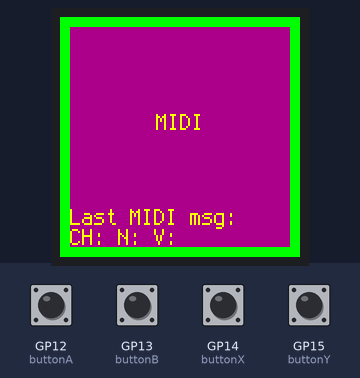
Recording of a program running on a simulated Raspberry Pi Pico running CircuitPython. Parts: 240×240 colour display. The test bench sets the inputs (shaded band); at power-on: GP12 (buttonA), GP13 (buttonB), GP14 (buttonX), GP15 (buttonY) HIGH. MIDI messages are not drawn.

Above: at 1.2 s.
1.3 s: GP12 (buttonA) pulled LOW for 0.15 s
At 1.41 s:
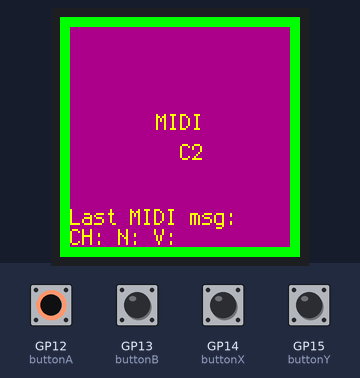
3.0 s: GP13 (buttonB) pulled LOW for 0.15 s
4.7 s: GP14 (buttonX) pulled LOW for 0.15 s
6.4 s: GP15 (buttonY) pulled LOW for 0.15 s
Timing chart, 0 to 9.1 s (numbered marks = the images above; inputs shaded):
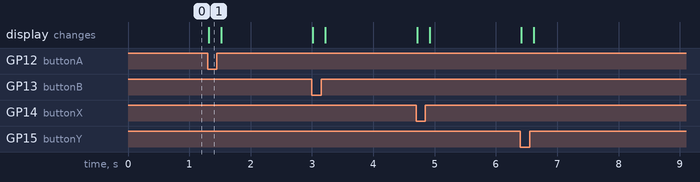

The program:

midiout.py
```python
import board
import busio
import time
import terminalio
import displayio
import digitalio
from adafruit_display_text import label
from adafruit_st7789 import ST7789
import usb_midi
import adafruit_midi
from adafruit_midi.note_on import NoteOn
from adafruit_midi.note_off import NoteOff

i2c = busio.I2C(board.GP21, board.GP20)

# First set some parameters used for shapes and text
BORDER = 10
FONTSCALE = 2
BACKGROUND_COLOR = 0x00FF00  # Bright Green
FOREGROUND_COLOR = 0xAA0088  # Purple
TEXT_COLOR = 0xFFFF00


buttonA = digitalio.DigitalInOut(board.GP12)
buttonA.switch_to_input(pull=digitalio.Pull.UP)
buttonB = digitalio.DigitalInOut(board.GP13)
buttonB.switch_to_input(pull=digitalio.Pull.UP)
buttonX = digitalio.DigitalInOut(board.GP14)
buttonX.switch_to_input(pull=digitalio.Pull.UP)
buttonY = digitalio.DigitalInOut(board.GP15)
buttonY.switch_to_input(pull=digitalio.Pull.UP)

# Release any resources currently in use for the displays
displayio.release_displays()

tft_cs = board.GP17
tft_dc = board.GP16
spi_mosi = board.GP19
spi_clk = board.GP18
spi = busio.SPI(spi_clk, spi_mosi)

display_bus = displayio.FourWire(spi, command=tft_dc, chip_select=tft_cs)
display = ST7789(
    display_bus, rotation=180, width=240, height=240, rowstart=80
)

# Make the display context
splash = displayio.Group()
display.show(splash)

color_bitmap = displayio.Bitmap(display.width, display.height, 1)
color_palette = displayio.Palette(1)
color_palette[0] = BACKGROUND_COLOR

bg_sprite = displayio.TileGrid(color_bitmap, pixel_shader=color_palette, x=0, y=0)
splash.append(bg_sprite)

# Draw a smaller inner rectangle
inner_bitmap = displayio.Bitmap(
    display.width - BORDER * 2, display.height - BORDER * 2, 1
)
inner_palette = displayio.Palette(1)
inner_palette[0] = FOREGROUND_COLOR
inner_sprite = displayio.TileGrid(
    inner_bitmap, pixel_shader=inner_palette, x=BORDER, y=BORDER
)
splash.append(inner_sprite)

# Draw a label
text = "MIDI"
text_area = label.Label(terminalio.FONT, text=text, color=TEXT_COLOR)
text_width = text_area.bounding_box[2] * FONTSCALE
text_group = displayio.Group(
    scale=FONTSCALE,
    x=display.width // 2 - text_width // 2,
    y=(display.height // 2) - 15,
)
text_group.append(text_area)  # Subgroup for text scaling

text_area1 = label.Label(terminalio.FONT, text="", color=TEXT_COLOR)
text_width1 = text_area1.bounding_box[2] * FONTSCALE
text_group1 = displayio.Group(
    scale=FONTSCALE,
    x=display.width // 2 - text_width1 // 2,
    y=(display.height // 2) + 15,
)
text_group1.append(text_area1)  # Subgroup for text scaling

midi_msg_area = label.Label(terminalio.FONT, text="Last MIDI msg:", color=TEXT_COLOR)
midi_msg_width = midi_msg_area.bounding_box[2] * FONTSCALE
midi_msg_group = displayio.Group(
    scale=FONTSCALE,
    x = 10,
    y = display.height - 40
)
midi_msg_group.append(midi_msg_area)

midi_details_area = label.Label(terminalio.FONT, text="CH: N: V:", color=TEXT_COLOR)
midi_details_width = midi_msg_area.bounding_box[2] * FONTSCALE
midi_details_group = displayio.Group(
    scale=FONTSCALE,
    x = 10,
    y = display.height - 20
)
midi_details_group.append(midi_details_area)


splash.append(text_group)
splash.append(text_group1)
splash.append(midi_msg_group)
splash.append(midi_details_group)

midi = adafruit_midi.MIDI(midi_out=usb_midi.ports[1], midi_in = usb_midi.ports[0], out_channel=0)

while True:
    msg = midi.receive()
    if msg != None:
        midi_msg_area.text=type(msg).__name__
        try:
            midi_details_area.text="Cha:{} Not:{} Vel:{}".format(msg.channel, msg.note, msg.velocity)
        except:
            midi_details_area.text = ""


    if not buttonA.value:
        text_area1.text = "C2"
        midi.send(NoteOn("C2", 120))  # G sharp 2nd octave
        while not buttonA.value:
            time.sleep(0.1)
        midi.send(NoteOff("C2"))
        text_area1.text = ""

    if not buttonB.value:
        text_area1.text = "E2"
        midi.send(NoteOn("E2", 120))  # G sharp 2nd octave
        while not buttonB.value:
            time.sleep(0.1)
        midi.send(NoteOff("E2"))
        text_area1.text = ""

    if not buttonX.value:
        text_area1.text = "G2"
        midi.send(NoteOn("G2", 120))  # G sharp 2nd octave
        while not buttonX.value:
            time.sleep(0.1)
        midi.send(NoteOff("G2"))
        text_area1.text = ""

    if not buttonY.value:
        text_area1.text = "C3"
        midi.send(NoteOn("C3", 120))  # G sharp 2nd octave
        while not buttonY.value:
            time.sleep(0.1)
        midi.send(NoteOff("C3"))
        text_area1.text = ""


    #time.sleep(0.1)
    #pass
```

Measured:
- after the input at 1.3 s, the display: changes at once (image 1)
